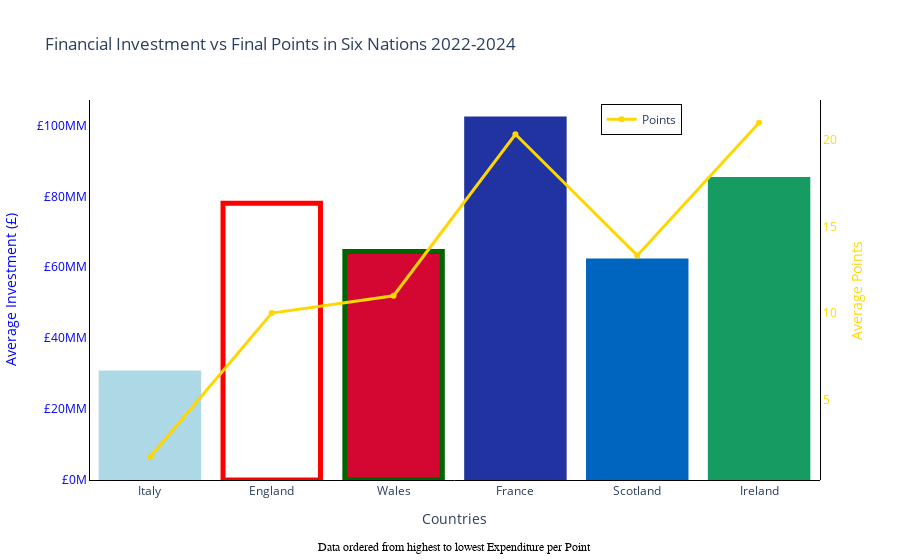

The cell this chart's notebook holds for it:
### Code cell
import plotly.graph_objects as go

#Calculate the averages for teams over time
average_data = merged_data_1.groupby('Team').agg({
    'Expenditure (£)': 'mean',
    'Points': 'mean'
}).reset_index()

average_data['Expenditure per Point (£)'] = average_data['Expenditure (£)'] / average_data['Points']

#Sort the data from highest to lowest Expenditure per Point
average_data = average_data.sort_values(by='Expenditure per Point (£)', ascending=False)

#Create the Plotly figure
fig = go.Figure()

#Add bars for Expenditure
fig.add_trace(go.Bar(
    x=average_data['Team'],
    y=average_data['Expenditure (£)'],
    name='Average Expenditure (£)',
    #Apply colours
    marker_color=[team_colours_2[team] for team in average_data['Team']],  
    marker_line_color=[border_colors[team] for team in average_data['Team']],  
    marker_line_width=5,
    #Add hover pop-up box with key info
    hoverinfo="text",
    hovertemplate=(
        "Team: %{x}<br>" +
        "Average Expenditure: £%{y:,.0f}<br>" +
        "Expenditure per Point: £%{customdata:.2f}<extra></extra>"  
    ),
    customdata=average_data['Expenditure per Point (£)'],
    showlegend=False
))

#Add a line for Points with secondary Y-axis
fig.add_trace(go.Scatter(
    x=average_data['Team'],
    y=average_data['Points'],
    name='Points',
    mode='lines+markers',
    line=dict(color='gold', width=3),
    yaxis='y2'
))

#layout of both y-axis
fig.update_layout(
    title='Financial Investment vs Final Points in Six Nations 2022-2024',
    xaxis_title='Countries',
    yaxis=dict(
        title='Average Investment (£)',
        titlefont=dict(color='blue'),
        tickfont=dict(color='blue'),
        tickprefix="£",
        ticksuffix="M",
        position=0 
    ),
    yaxis2=dict(
        title='Average Points',
        titlefont=dict(color='gold'),
        tickfont=dict(color='gold'),
        overlaying='y',
        side='right',
        position=1
    ),
    plot_bgcolor='white',
    legend=dict(x=0.70, y=0.99, bordercolor='black', borderwidth=1)
)

#Remove grid lines for clarity
fig.update_xaxes(showgrid=False, linewidth=1, linecolor='black')
fig.update_yaxes(showgrid=False, linewidth=1, linecolor='black')


#Add a subnote 
fig.add_annotation(
    x=0.5,
    y=-0.2,
    xref="paper",
    yref="paper",
    text="Data ordered from highest to lowest Expenditure per Point",
    showarrow=False,
    font=dict(
        family="Arial, sans-serif",
        size=12,
        color="black"
    ),
    align="center"
)


fig.show()

### Figure 1 — Plotly figure (JSON) as saved in the notebook; plotly's stock layout.template omitted (floating-point values rounded to 4 significant figures)
{"data": [{"customdata": [18120000.0, 7807000.0, 5861000.0, 5007000.0, 4631100, 4034000.0], "hoverinfo": "text", "hovertemplate": "Team: %{x}<br>Average Expenditure: £%{y:,.0f}<br>Expenditure per Point: £%{customdata:.2f}<extra></extra>", "marker": {"color": ["#ADD8E6", "#FFFFFF", "#d30731", "#2033a0", "#0065bf", "#169b62"], "line": {"color": ["#ADD8E6", "red", "darkgreen", "#2033a0", "#0065bf", "#169b62"], "width": 5}}, "name": "Average Expenditure (£)", "showlegend": false, "type": "bar", "x": ["Italy", "England", "Wales", "France", "Scotland", "Ireland"], "y": [30200000.0, 78070000.0, 64470000.0, 101800000.0, 61748000, 84720000.0]}, {"line": {"color": "gold", "width": 3}, "mode": "lines+markers", "name": "Points", "type": "scatter", "x": ["Italy", "England", "Wales", "France", "Scotland", "Ireland"], "y": [1.667, 10, 11, 20.33, 13.33, 21], "yaxis": "y2"}], "layout": {"annotations": [{"align": "center", "font": {"color": "black", "family": "Arial, sans-serif", "size": 12}, "showarrow": false, "text": "Data ordered from highest to lowest Expenditure per Point", "x": 0.5, "xref": "paper", "y": -0.2, "yref": "paper"}], "legend": {"bordercolor": "black", "borderwidth": 1, "x": 0.7, "y": 0.99}, "plot_bgcolor": "white", "title": {"text": "Financial Investment vs Final Points in Six Nations 2022-2024"}, "xaxis": {"linecolor": "black", "linewidth": 1, "showgrid": false, "title": {"text": "Countries"}}, "yaxis": {"linecolor": "black", "linewidth": 1, "position": 0, "showgrid": false, "tickfont": {"color": "blue"}, "tickprefix": "£", "ticksuffix": "M", "title": {"font": {"color": "blue"}, "text": "Average Investment (£)"}}, "yaxis2": {"linecolor": "black", "linewidth": 1, "overlaying": "y", "position": 1, "showgrid": false, "side": "right", "tickfont": {"color": "gold"}, "title": {"font": {"color": "gold"}, "text": "Average Points"}}}}
